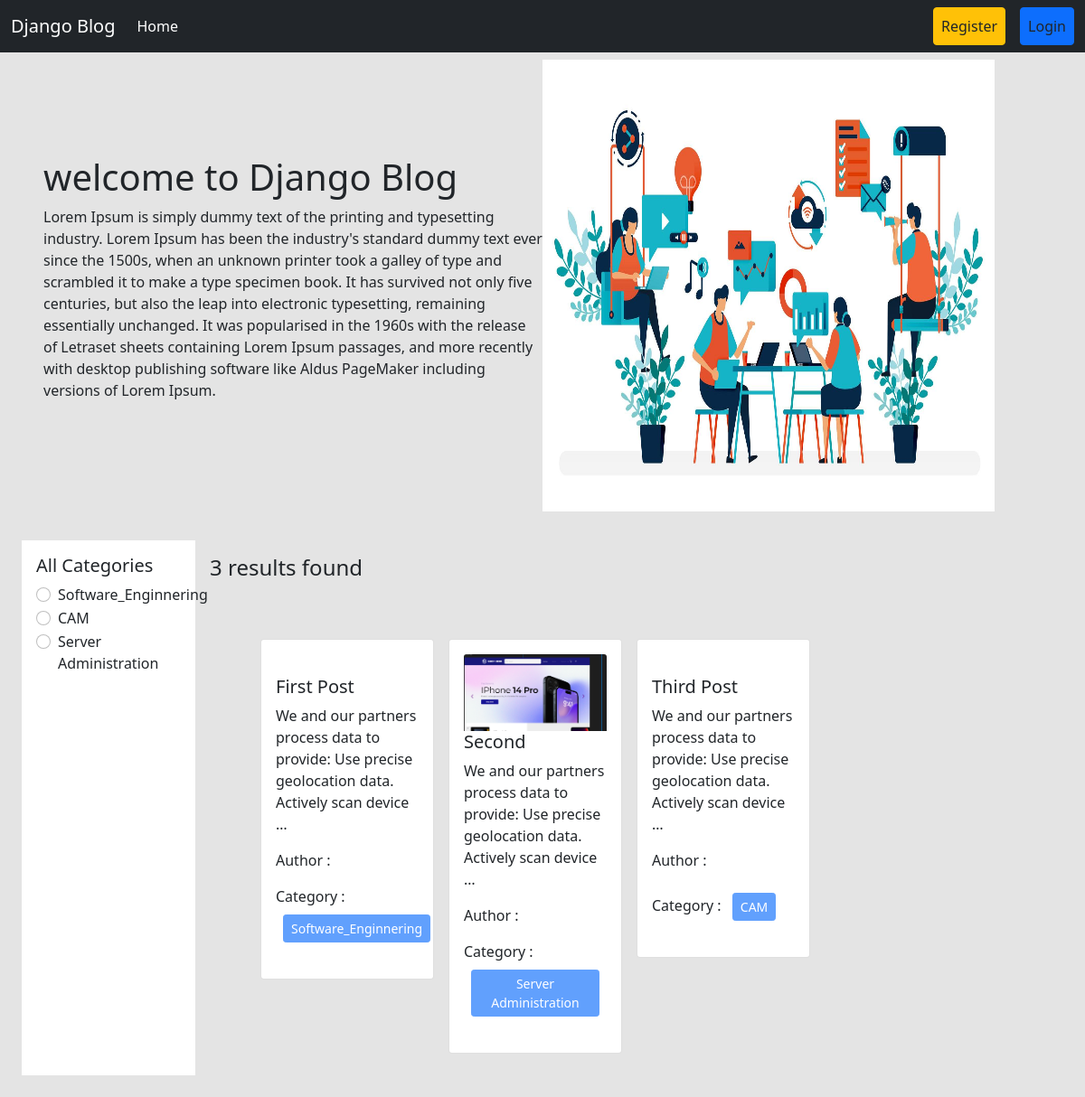
Before: / with the older database file.
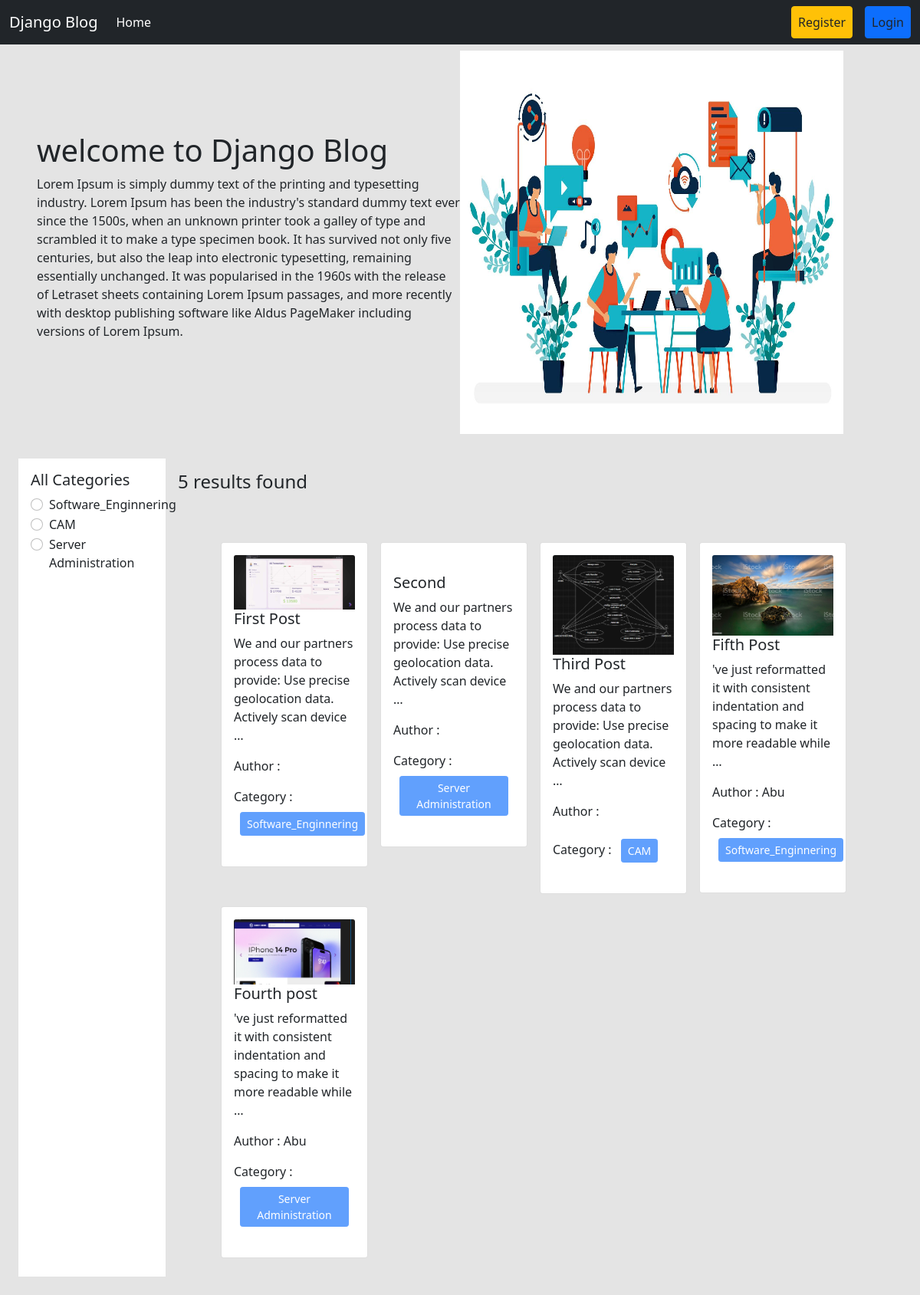
After: the same page with the newer database file.
### categories/models.py (models this page shows, shortened)
class Category(models.Model):
     name = models.CharField(max_length=100)
     slug =  models.SlugField(max_length=100,unique=True,null=True,blank=True)

### posts/models.py (models this page shows, shortened)
class Post(models.Model):
     title = models.CharField(max_length=50)
     content = models.TextField()
     category = models.ManyToManyField(Category)
     author =  models.ForeignKey(User , on_delete=models.CASCADE)
     image = models.ImageField(upload_to='uploads/',blank=True,null=True )

### Blog_project/views.py (the view)
# urls.py: path('',views.home,name="homepage"),
def home(request, category_slug = None):
     data = Post.objects.all()
     if category_slug is not None:
         category = Category.objects.get(slug = category_slug)
         data = Post.objects.filter(category = category)
     categories = Category.objects.all()
     return render (request,'home.html',{'data':data, 'category' : categories})

### templates/home.html
{% extends 'base.html' %}
{% load static %}
{% block content %}
<div class="d-flex flex-wrap px-5 align-items-center p-2 ">
  <div class="col-6"  >
    <h1>welcome to Django Blog</h1>
    <p>
      Lorem Ipsum is simply dummy text of the printing and typesetting industry. Lorem Ipsum has been the industry's standard dummy text ever since the 1500s, when an unknown printer took a galley of type and scrambled it to make a type specimen book. It has survived not only five centuries, but also the leap into electronic typesetting, remaining essentially unchanged. It was popularised in the 1960s with the release of Letraset sheets containing Lorem Ipsum passages, and more recently with desktop publishing software like Aldus PageMaker including versions of Lorem Ipsum.
    </p>
  </div>
  <div class="col-6 ">
     <img src="{% static "header.jpg" %}" style="height:500px; width:500px ;" />
  </div>
</div>
<div class="d-flex flex-wrap p-4">
  <div class="col-2 bg-white p-3">
    <h5>All Categories</h5>
    {% for cat in category %}
    <div class="form-check">
      <input class="form-check-input" type="radio" name="category" id="{{cat.id}}">
      <label class="form-check-label" for="{{cat.id}}">
        <a href="{% url 'category_wise_post' cat.slug %}" class="text-decoration-none text-dark">{{cat.name}}</a>
      </label>
    </div>
    {% endfor %}
  </div>
  <div class="col-10 p-3">
    <h4>{{ data | length }} results found</h4>
    <div class="d-flex flex-wrap px-5 pt-5">
      {% for post in data %}
      <div class="col-sm-3">
        <div class="card m-2">
          <div class="card-body">
            <img src="{{post.image.url}}" class="card-img-top" alt="">
            <h5 class="card-title">
              <a href="{% url 'detail_post' post.id %}" class="text-decoration-none text-dark">{{post.title}}</a>
            </h5>
            <p class="card-text">{{post.content | truncatewords:15}}</p>
            <p>Author : {{post.author.first_name}} {{post.author.lasst_name}}</p>
            <p>
              Category : {% for cat in post.category.all %}
              <button class="btn btn-primary btn-sm m-2" disabled>{{cat.name}}</button>
              {% endfor %}
            </p>
          </div>
        </div>
      </div>
      {% endfor %}
    </div>
  </div>
</div>
{% endblock %}

### templates/base.html (shortened to what this page needs)
<!DOCTYPE html>
<html lang="en">
  <head>
    <link
      href="https://cdn.jsdelivr.net/npm/bootstrap@5.0.2/dist/css/bootstrap.min.css"
      rel="stylesheet"
    />
  </head>
  <body style="background-color: #e4e4e4">
    <nav class="navbar navbar-expand-lg navbar-dark bg-dark">
      <div class="container-fluid">
        <a class="navbar-brand" href="{% url 'homepage' %}">Django Blog</a>
        <div class="collapse navbar-collapse" id="navbarSupportedContent">
          <ul class="navbar-nav me-auto mb-2 mb-lg-0">
            <li class="nav-item">
              <a class="nav-link active" aria-current="page" href="{% url 'homepage' %}">Home</a>
            </li>
          </ul>
          <div class="d-flex">
            <ul class="navbar-nav me-auto mb-2 mb-lg-0">
              {% if request.user.is_authenticated %}
                <li class="nav-item mx-3">
                  <a class="nav-link btn btn-warning text-dark" href="{% url 'profile' %}">Profile</a>
                </li>
                <li class="nav-item mx-3">
                  <a class="nav-link btn btn-danger text-white" href="{% url 'user_logout' %}">Logout</a>
                </li>
              {% else %}
                <li class="nav-item mx-3">
                  <a class="nav-link btn btn-warning text-dark" href="{% url 'register' %}">Register</a>
                </li>
                <li class="nav-item">
                  <a class="nav-link btn btn-primary text-dark" href="{% url 'user_login' %}">Login</a>
                </li>
              {% endif %}
            </ul>
          </div>
        </div>
      </div>
    </nav>
    <div>
      {% block content %}
      {% endblock %}
    </div>
  </body>
</html>

Changed rows visible on the page:
changed Post "First Post": image: picture added
changed Post "Second": image: picture removed
changed Post "Third Post": image: picture added
added Post: image (picture), title "Fifth Post", content "'ve just reformatted it with consistent indentation and spacing to make it more readable while …", author.first_name "Abu", Category (name "Software_Enginnering")
added Post: image (picture), title "Fourth post", content "'ve just reformatted it with consistent indentation and spacing to make it more readable while …", author.first_name "Abu", Category (name "Server Administration")
Other visible differences:
{{ data | length }}: "3" → "5"
